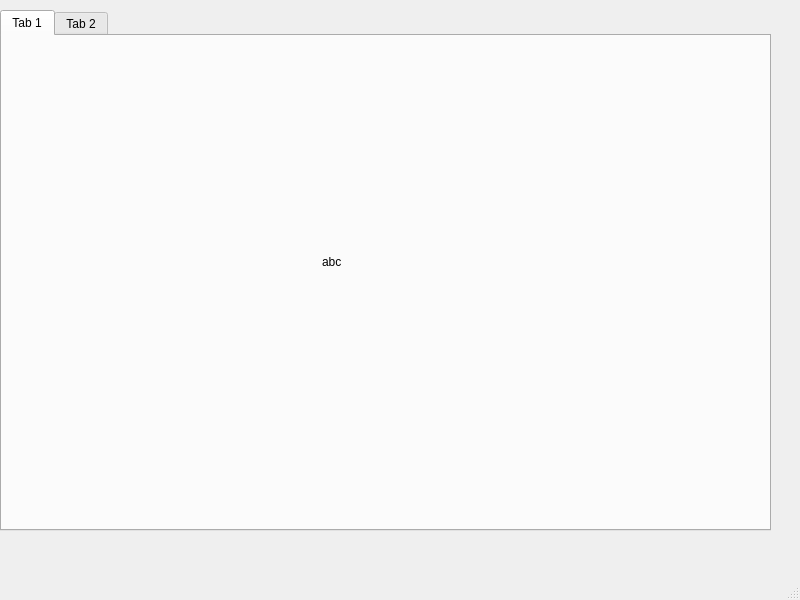
<?xml version="1.0" encoding="UTF-8"?>
<ui version="4.0">
 <class>MainWindow</class>
 <widget class="QMainWindow" name="MainWindow">
  <property name="geometry">
   <rect>
    <x>0</x>
    <y>0</y>
    <width>800</width>
    <height>600</height>
   </rect>
  </property>
  <property name="windowTitle">
   <string>MainWindow</string>
  </property>
  <widget class="QWidget" name="centralwidget">
   <widget class="QTabWidget" name="tabWidget">
    <property name="geometry">
     <rect>
      <x>0</x>
      <y>10</y>
      <width>771</width>
      <height>521</height>
     </rect>
    </property>
    <property name="currentIndex">
     <number>0</number>
    </property>
    <widget class="QWidget" name="tab">
     <attribute name="title">
      <string>Tab 1</string>
     </attribute>
     <widget class="QStackedWidget" name="stackedWidget">
      <property name="geometry">
       <rect>
        <x>120</x>
        <y>90</y>
        <width>491</width>
        <height>251</height>
       </rect>
      </property>
      <widget class="QWidget" name="page">
       <widget class="QLabel" name="label">
        <property name="geometry">
         <rect>
          <x>200</x>
          <y>90</y>
          <width>111</width>
          <height>91</height>
         </rect>
        </property>
        <property name="text">
         <string>abc</string>
        </property>
       </widget>
      </widget>
      <widget class="QWidget" name="page_2"/>
     </widget>
    </widget>
    <widget class="QWidget" name="tab_2">
     <attribute name="title">
      <string>Tab 2</string>
     </attribute>
     <widget class="QStackedWidget" name="stackedWidget_2">
      <property name="geometry">
       <rect>
        <x>120</x>
        <y>70</y>
        <width>491</width>
        <height>251</height>
       </rect>
      </property>
      <widget class="QWidget" name="page_3">
       <widget class="QLabel" name="label_2">
        <property name="geometry">
         <rect>
          <x>200</x>
          <y>90</y>
          <width>111</width>
          <height>91</height>
         </rect>
        </property>
        <property name="text">
         <string>cba</string>
        </property>
       </widget>
      </widget>
      <widget class="QWidget" name="page_4"/>
     </widget>
    </widget>
   </widget>
  </widget>
  <widget class="QMenuBar" name="menubar">
   <property name="geometry">
    <rect>
     <x>0</x>
     <y>0</y>
     <width>800</width>
     <height>26</height>
    </rect>
   </property>
  </widget>
  <widget class="QStatusBar" name="statusbar"/>
 </widget>
 <resources/>
 <connections/>
</ui>
